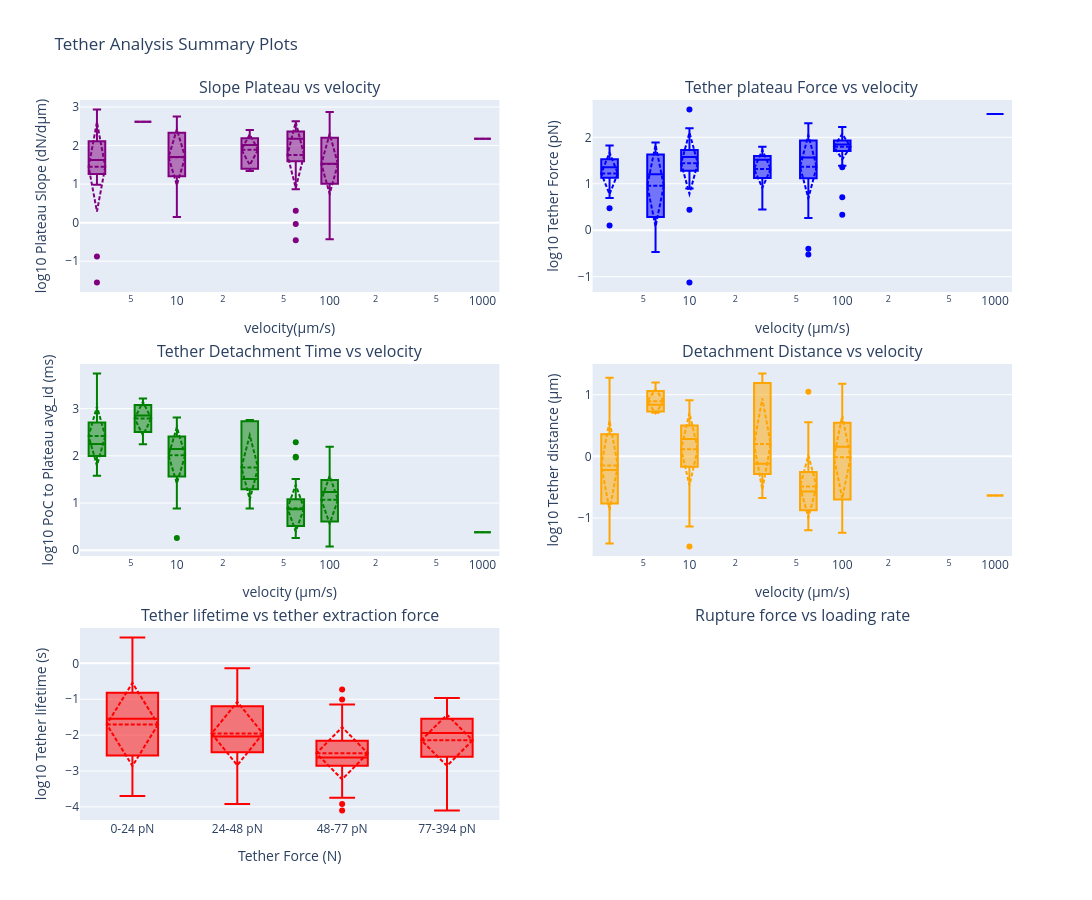

Notebook cell for this chart:
### Code cell
fig = make_subplots(
    rows=3, cols=2,
    vertical_spacing=0.1,
    subplot_titles=[
        "Slope Plateau vs velocity",
        "Tether plateau Force vs velocity",
        "Tether Detachment Time vs velocity",
        "Detachment Distance vs velocity",
        "Tether lifetime vs tether extraction force",
        "Rupture force vs loading rate"
    ]
)

# 1. Plateau Slope vs Velocity Metadata (violin plot)
fig.add_trace(
    go.Box(
        x=np.round(np.array(selected_velocity_meta).astype(int)),
        y=np.log10((np.array(selected_slope)*1e6)),
        name='Plateau Slope (dN/dµm)',
        # box_visible=True,
        # meanline_visible=True,
        marker_color='purple',
        boxmean='sd',
        boxpoints='outliers',
        # marker_color='blue',
        # name='Tether Force'
    ),
    row=1, col=1
)

# 2. Tether Force Distribution vs Velocity Metadata (boxplot)
fig.add_trace(
    go.Box(
        x=np.round(np.array(selected_velocity_meta).astype(int)),
        y=np.log10(np.abs((np.array(selected_delta_avg))*1e12)),
        boxmean='sd',
        # boxpoints='outliers',
        marker_color='blue',
        name='Tether Force',
        boxpoints='outliers',  # Show all points for better visibility

    ),
    row=1, col=2
)
# Filter out detachment times smaller than 1e-6 seconds and create boxplot
selected_delta_time_array = np.array(selected_delta_time)
selected_velocity_meta_array = np.array(selected_velocity_meta)

# Create mask for times >= 1e-6 seconds
time_filter_mask = selected_delta_time_array >= 1e-4

# Apply filter to both arrays
filtered_delta_time = selected_delta_time_array[time_filter_mask]
filtered_velocity_meta = selected_velocity_meta_array[time_filter_mask]

# Remove NaN values
valid_mask = ~(np.isnan(filtered_delta_time) | np.isnan(filtered_velocity_meta))
filtered_delta_time_clean = filtered_delta_time[valid_mask]
filtered_velocity_meta_clean = filtered_velocity_meta[valid_mask]


# 3. Detachment Time vs Velocity (boxplot)
fig.add_trace(
    go.Box(
        x=np.round(filtered_velocity_meta_clean.astype(int)),
        y=np.log10(filtered_delta_time_clean * 1e3),
        boxmean='sd',
        boxpoints='outliers',
        marker_color='green',
        name='Detachment Time (ms)'  # Changed to ms for clarity
    ),
    row=2, col=1
)

# 4. Tether Lifetime vs Velocity (boxplot, log scale)
fig.add_trace(
    go.Box(
        x=np.round(np.array(selected_velocity_meta).astype(int)),
        y=np.log10(np.array(selected_tether_lifetime_m)*1e6) ,
        boxmean='sd',
        boxpoints='outliers',
        marker_color='orange',
        name='Detachment Distance'
    ),
    row=2, col=2
)

# 5. Tether detachment distance vs binned extraction force in ascending order, with loading rates sorted accordingly
force_array = np.abs(np.array(selected_delta_avg)) * 1e12
tether_lifetime_s_array = np.array(selected_tether_lifetime_s) * 1e6
loading_rate_array = np.array(loading_rate)

# Remove NaN values from all arrays before binning
valid_mask = ~(np.isnan(force_array) | np.isnan(tether_lifetime_s_array) | np.isnan(loading_rate_array))
force_array_clean = force_array[valid_mask]
tether_lifetime_s_array_clean = tether_lifetime_s_array[valid_mask]
loading_rate_array_clean = loading_rate_array[valid_mask]

# Sort by force in ascending order
sorted_indices = np.argsort(force_array_clean)
force_array_sorted = force_array_clean[sorted_indices]
distance_array_sorted = tether_lifetime_s_array_clean[sorted_indices]
loading_rate_sorted = loading_rate_array_clean[sorted_indices]

# Choose number of bins (e.g., 4 bins)
num_bins = 4

# Bin the sorted forces into quantiles
force_bins = np.quantile(force_array_sorted, np.linspace(0, 1, num_bins + 1))
force_bin_labels = [f"{int(force_bins[i])}-{int(force_bins[i+1])} pN" for i in range(num_bins)]

# Assign each force to a bin
force_bin_indices = np.digitize(force_array_sorted, force_bins[1:], right=True)
force_bin_labels_for_points = [force_bin_labels[min(i, len(force_bin_labels)-1)] for i in force_bin_indices]


# Bin the loading rates into quantiles (optional: same number of bins)
loading_rate_bins = np.quantile(loading_rate_sorted, np.linspace(0, 1, num_bins + 1))
loading_rate_bin_labels = [
    f"{int(loading_rate_bins[i])}-{int(loading_rate_bins[i+1])} pN/s"
    for i in range(num_bins)
]
# # Add small epsilon to ensure unique bin edges if necessary
# epsilon = 1e-9
# loading_rate_bins = np.unique(loading_rate_bins + np.arange(len(loading_rate_bins)) * epsilon)

# Assign each loading rate to a bin
loading_rate_bin_indices = np.digitize(loading_rate_sorted, loading_rate_bins[1:], right=True)
loading_rate_bin_labels_for_points = [
    loading_rate_bin_labels[min(i, len(loading_rate_bin_labels)-1)]
    for i in loading_rate_bin_indices
]

# 4. Tether Detachment Distance vs Force (binned, sorted)
fig.add_trace(
    go.Box(
        x=force_bin_labels_for_points,
        y=np.log10((distance_array_sorted)*1e-6 ),  # Convert to µm
        boxmean='sd',
        boxpoints='outliers',
        marker_color='red',
        name='Detachment Distance vs Force (binned, sorted)'
    ),
    row=3, col=1
)

# # 5 Tether Force (binned,sorted) vs loading rate (binned)
# fig.add_trace(
#     go.Box(
#         x=loading_rate_bin_labels_for_points,
#         y=force_array_sorted,
#         boxmean='sd',
#         boxpoints='outliers',
#         marker_color='blue',
#         name='Force vs Loading Rate (binned)'
#     ),
#     row=3, col=2
# )

fig.update_xaxes(title_text="velocity(µm/s)", type='log', row=1, col=1)
fig.update_yaxes(title_text="log10 Plateau Slope (dN/dµm)", row=1, col=1)

fig.update_xaxes(title_text="velocity (µm/s)", type='log', row=1, col=2)
fig.update_yaxes(title_text="log10 Tether Force (pN)", row=1, col=2)

fig.update_xaxes(title_text="velocity (µm/s)", type='log', row=2, col=1)
fig.update_yaxes(title_text="log10 PoC to Plateau avg_id (ms)", row=2, col=1)

fig.update_xaxes(title_text="velocity (µm/s)", type='log', row=2, col=2)
fig.update_yaxes(title_text="log10 Tether distance (µm)", row=2, col=2)

fig.update_xaxes(title_text="Tether Force (N)", row=3, col=1)
fig.update_yaxes(title_text="log10 Tether lifetime (s)", row=3, col=1)

fig.update_xaxes(title_text="Loading rate (N/s)", row=3, col=2)
fig.update_yaxes(title_text="Binned Tether Force (N)", row=3, col=2)


fig.update_layout(height=900, width=1400, title_text="Tether Analysis Summary Plots", showlegend=False)
fig.show()

### Figure 1 — Plotly figure (JSON) as saved in the notebook; plotly's stock layout.template omitted (floating-point values rounded to 4 significant figures; data arrays with more than 128 entries replaced by an {"elided": "..."} marker saying what was removed)
{"data": [{"boxmean": "sd", "boxpoints": "outliers", "marker": {"color": "purple"}, "name": "Plateau Slope (dN/dµm)", "type": "box", "x": {"elided": "163 int values"}, "xaxis": "x", "y": {"elided": "163 float values"}, "yaxis": "y"}, {"boxmean": "sd", "boxpoints": "outliers", "marker": {"color": "blue"}, "name": "Tether Force", "type": "box", "x": {"elided": "163 int values"}, "xaxis": "x2", "y": {"elided": "163 float values"}, "yaxis": "y2"}, {"boxmean": "sd", "boxpoints": "outliers", "marker": {"color": "green"}, "name": "Detachment Time (ms)", "type": "box", "x": {"elided": "163 int values"}, "xaxis": "x3", "y": {"elided": "163 float values"}, "yaxis": "y3"}, {"boxmean": "sd", "boxpoints": "outliers", "marker": {"color": "orange"}, "name": "Detachment Distance", "type": "box", "x": {"elided": "163 int values"}, "xaxis": "x4", "y": {"elided": "163 float values"}, "yaxis": "y4"}, {"boxmean": "sd", "boxpoints": "outliers", "marker": {"color": "red"}, "name": "Detachment Distance vs Force (binned, sorted)", "type": "box", "x": {"elided": "163 str values"}, "xaxis": "x5", "y": {"elided": "163 float values"}, "yaxis": "y5"}], "layout": {"annotations": [{"font": {"size": 16}, "showarrow": false, "text": "Slope Plateau vs velocity", "x": 0.225, "xanchor": "center", "xref": "paper", "y": 1, "yanchor": "bottom", "yref": "paper"}, {"font": {"size": 16}, "showarrow": false, "text": "Tether plateau Force vs velocity", "x": 0.775, "xanchor": "center", "xref": "paper", "y": 1, "yanchor": "bottom", "yref": "paper"}, {"font": {"size": 16}, "showarrow": false, "text": "Tether Detachment Time vs velocity", "x": 0.225, "xanchor": "center", "xref": "paper", "y": 0.6333, "yanchor": "bottom", "yref": "paper"}, {"font": {"size": 16}, "showarrow": false, "text": "Detachment Distance vs velocity", "x": 0.775, "xanchor": "center", "xref": "paper", "y": 0.6333, "yanchor": "bottom", "yref": "paper"}, {"font": {"size": 16}, "showarrow": false, "text": "Tether lifetime vs tether extraction force", "x": 0.225, "xanchor": "center", "xref": "paper", "y": 0.2667, "yanchor": "bottom", "yref": "paper"}, {"font": {"size": 16}, "showarrow": false, "text": "Rupture force vs loading rate", "x": 0.775, "xanchor": "center", "xref": "paper", "y": 0.2667, "yanchor": "bottom", "yref": "paper"}], "height": 900, "showlegend": false, "title": {"text": "Tether Analysis Summary Plots"}, "width": 1400, "xaxis": {"anchor": "y", "domain": [0, 0.45], "title": {"text": "velocity(µm/s)"}, "type": "log"}, "xaxis2": {"anchor": "y2", "domain": [0.55, 1], "title": {"text": "velocity (µm/s)"}, "type": "log"}, "xaxis3": {"anchor": "y3", "domain": [0, 0.45], "title": {"text": "velocity (µm/s)"}, "type": "log"}, "xaxis4": {"anchor": "y4", "domain": [0.55, 1], "title": {"text": "velocity (µm/s)"}, "type": "log"}, "xaxis5": {"anchor": "y5", "domain": [0, 0.45], "title": {"text": "Tether Force (N)"}}, "xaxis6": {"anchor": "y6", "domain": [0.55, 1], "title": {"text": "Loading rate (N/s)"}}, "yaxis": {"anchor": "x", "domain": [0.7333, 1], "title": {"text": "log10 Plateau Slope (dN/dµm)"}}, "yaxis2": {"anchor": "x2", "domain": [0.7333, 1], "title": {"text": "log10 Tether Force (pN)"}}, "yaxis3": {"anchor": "x3", "domain": [0.3667, 0.6333], "title": {"text": "log10 PoC to Plateau avg_id (ms)"}}, "yaxis4": {"anchor": "x4", "domain": [0.3667, 0.6333], "title": {"text": "log10 Tether distance (µm)"}}, "yaxis5": {"anchor": "x5", "domain": [0, 0.2667], "title": {"text": "log10 Tether lifetime (s)"}}, "yaxis6": {"anchor": "x6", "domain": [0, 0.2667], "title": {"text": "Binned Tether Force (N)"}}}}
